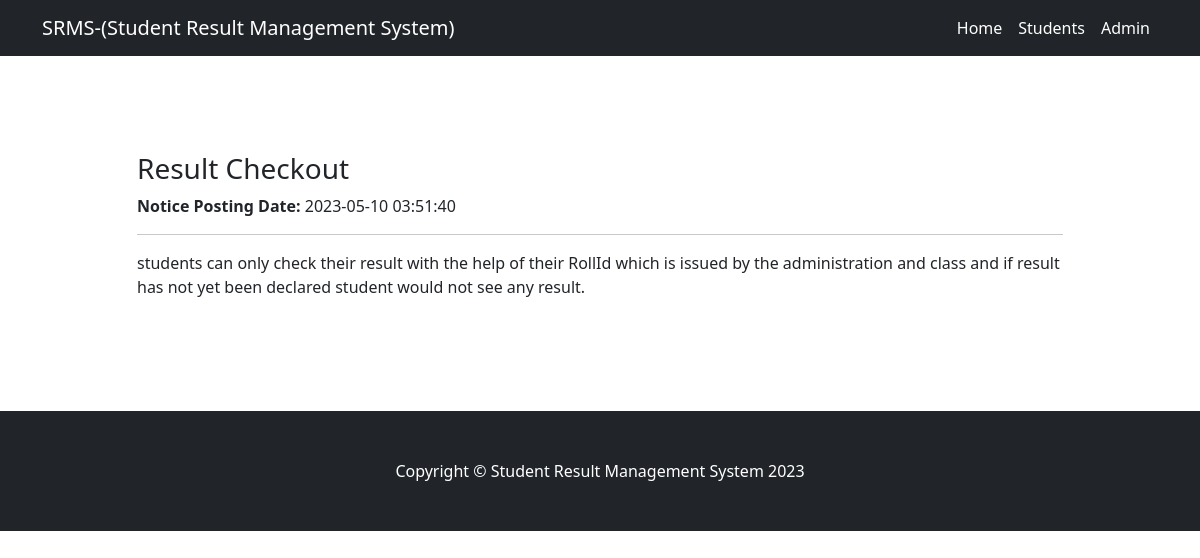
The app's page /notice-details.php?nid=5 with its own data.
### tables this page shows
CREATE TABLE `tblnotice` (
  `id` int(11) NOT NULL,
  `noticeTitle` varchar(255) DEFAULT NULL,
  `noticeDetails` mediumtext DEFAULT NULL,
  `postingDate` timestamp NULL DEFAULT current_timestamp()
);

### notice-details.php (the view, shortened to what this page needs)
<?php
include('includes/config.php');
?>
<!DOCTYPE html>
<html lang="en">
    <head>
        <link href="css/styles.css" rel="stylesheet" />
    </head>
    <body>
        <nav class="navbar navbar-expand-lg navbar-dark bg-dark">
            <div class="container">
                <a class="navbar-brand" href="index.php">SRMS-(Student Result Management System)</a>
                <div class="collapse navbar-collapse" id="navbarSupportedContent">
                    <ul class="navbar-nav ms-auto mb-2 mb-lg-0">
                        <li class="nav-item"><a class="nav-link active" aria-current="page" href="#!">Home</a></li>
                        <li class="nav-item"><a class="nav-link active" href="find-result.php">Students</a></li>
                        <li class="nav-item"><a class="nav-link active" href="admin-login.php">Admin</a></li>
                    </ul>
                </div>
            </div>
        </nav>
        <section class="py-5">
            <div class="container my-5">
                <div class="row justify-content-center">
                    <div class="col-lg-10">
 <?php
$noticeid=$_GET['nid'];
$sql = "SELECT * from tblnotice where id='$noticeid'";
$query = $dbh->prepare($sql);
$query->execute();
$results=$query->fetchAll(PDO::FETCH_OBJ);
if($query->rowCount() > 0)
{
foreach($results as $result)
{   ?>
                        <h3><?php echo htmlentities($result->noticeTitle);?></h3>
                        <p><strong>Notice Posting Date:</strong>  <?php echo htmlentities($result->postingDate);?></p>
                                                <hr color="#000" />
<p><?php echo htmlentities($result->noticeDetails);?></p>
<?php }} ?>
                    </div>
                </div>
            </div>
        </section>
        <footer class="py-5 bg-dark">
            <div class="container"><p class="m-0 text-center text-white">Copyright &copy; Student Result Management System <?php echo date('Y');?></p></div>
        </footer>
    </body>
</html>

### records on screen
tblnotice: noticeTitle "Result Checkout", postingDate "2023-05-10 03:51:40", noticeDetails "students can only check their result with the help of their RollId which is issued by the administration and class and if result has not yet been declared student would not see any result."
